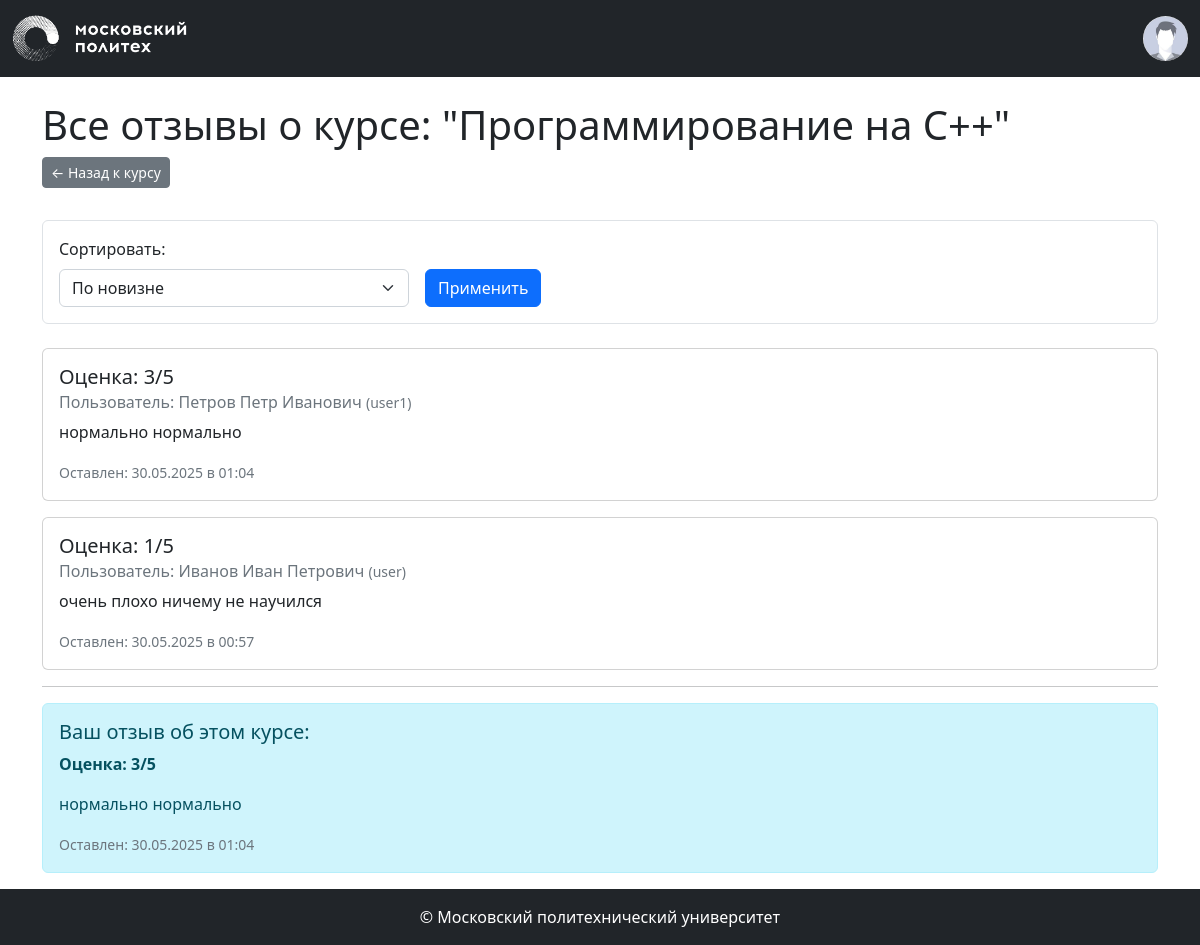
Page /courses/2/reviews (signed in) on the committed database.
### models.py (models this page shows, shortened)
class Base(DeclarativeBase):
  metadata = MetaData(naming_convention={
        "ix": 'ix_%(column_0_label)s',
        "uq": "uq_%(table_name)s_%(column_0_name)s",
        "ck": "ck_%(table_name)s_%(constraint_name)s",
        "fk": "fk_%(table_name)s_%(column_0_name)s_%(referred_table_name)s",
        "pk": "pk_%(table_name)s"
    })

class Course(Base):
    __tablename__ = 'courses'
    id: Mapped[int] = mapped_column(primary_key=True)
    name: Mapped[str] = mapped_column(String(100))
    short_desc: Mapped[str] = mapped_column(Text)
    full_desc: Mapped[str] = mapped_column(Text)
    rating_sum: Mapped[int] = mapped_column(default=0)
    rating_num: Mapped[int] = mapped_column(default=0)
    category_id: Mapped[int] = mapped_column(ForeignKey("categories.id"))
    author_id: Mapped[int] = mapped_column(ForeignKey("users.id"))
    background_image_id: Mapped[str] = mapped_column(ForeignKey("images.id"))
    created_at: Mapped[datetime] = mapped_column(default=datetime.now)
    author: Mapped["User"] = relationship()
    category: Mapped["Category"] = relationship(lazy=False)
    bg_image: Mapped["Image"] = relationship()
    reviews: Mapped[List["Review"]] = relationship(back_populates="course", cascade="all, delete-orphan", lazy='dynamic')

class Review(Base):
    __tablename__ = 'reviews'
    id: Mapped[int] = mapped_column(Integer, primary_key=True)
    rating: Mapped[int] = mapped_column(Integer, nullable=False)
    text: Mapped[str] = mapped_column(Text, nullable=False)
    created_at: Mapped[datetime] = mapped_column(DateTime, default=datetime.now)
    course_id: Mapped[int] = mapped_column(ForeignKey("courses.id"), nullable=False)
    user_id: Mapped[int] = mapped_column(ForeignKey("users.id"), nullable=False)
    course: Mapped["Course"] = relationship(back_populates="reviews")
    user: Mapped["User"] = relationship(back_populates="reviews_written")

class User(Base, UserMixin):
    __tablename__ = 'users'
    id: Mapped[int] = mapped_column(primary_key=True)
    first_name: Mapped[str] = mapped_column(String(100))
    last_name: Mapped[str] = mapped_column(String(100))
    middle_name: Mapped[Optional[str]] = mapped_column(String(100))
    login: Mapped[str] = mapped_column(String(100), unique=True)
    password_hash: Mapped[str] = mapped_column(String(200))
    created_at: Mapped[datetime] = mapped_column(default=datetime.now)
    reviews_written: Mapped[List["Review"]] = relationship(back_populates="user", cascade="all, delete-orphan")
    @property
    def full_name(self):
        return ' '.join([self.last_name, self.first_name, self.middle_name or ''])

### courses.py (the view)
@bp.route('/<int:course_id>/reviews')
def all_reviews(course_id):
    course = db.get_or_404(Course, course_id)
    page = request.args.get('page', 1, type=int)
    sort_by = request.args.get('sort_by', 'newest')  # newest, positive, negative
    reviews_query = course.reviews
    if sort_by == 'positive':
        reviews_query = reviews_query.order_by(Review.rating.desc(), Review.created_at.desc())
    elif sort_by == 'negative':
        reviews_query = reviews_query.order_by(Review.rating.asc(), Review.created_at.desc())
    else:  # newest (default)
        reviews_query = reviews_query.order_by(Review.created_at.desc())
    pagination_obj = db.paginate(reviews_query, page=page, per_page=5, error_out=False)
    reviews_list = pagination_obj.items
    current_user_review_on_course = None
    if current_user.is_authenticated:
        current_user_review_on_course = course.reviews.filter_by(user_id=current_user.id).first()
    return render_template('courses/all_reviews.html',
                           course=course,
                           reviews=reviews_list,
                           pagination=pagination_obj,
                           sort_by=sort_by,
                           current_user_review=current_user_review_on_course)

### auth.py (called while the page is built)
def load_user(user_id):
    user = db.session.execute(db.select(User).filter_by(id=user_id)).scalar()
    return user

### templates/courses/all_reviews.html (shortened to what this page needs)
{% extends "base.html" %}
{% block content %}
<div class="container mt-4">
    <h1>Все отзывы о курсе: "{{ course.name }}"</h1>
    <p><a href="{{ url_for('courses.show', course_id=course.id) }}" class="btn btn-sm btn-secondary mb-3">← Назад к курсу</a></p>
    <form method="GET" action="{{ url_for('courses.all_reviews', course_id=course.id) }}" class="mb-4 p-3 border rounded">
        <div class="row g-3 align-items-end">
            <div class="col-md-4">
                <label for="sort_by" class="form-label">Сортировать:</label>
                <select name="sort_by" id="sort_by" class="form-select">
                    <option value="newest" {% if sort_by == 'newest' %}selected{% endif %}>По новизне</option>
                </select>
            </div>
            <div class="col-md-auto">
                <button type="submit" class="btn btn-primary">Применить</button>
            </div>
        </div>
    </form>
    {% if reviews %}
        {% for review in reviews %}
        <div class="card mb-3">
            <div class="card-body">
                <h5 class="card-title">Оценка: {{ review.rating }}/5</h5>
                <h6 class="card-subtitle mb-2 text-muted">
                    Пользователь: {{ review.user.full_name }}
                    <small>({{ review.user.login }})</small>
                </h6>
                <p class="card-text">{{ review.text | safe }}</p>
                <p class="card-text"><small class="text-muted">Оставлен: {{ review.created_at.strftime('%d.%m.%Y в %H:%M') }}</small></p>
            </div>
        </div>
        {% endfor %}
    {% else %}
        <p class="text-center">Пока нет отзывов для этого курса.</p>
    {% endif %}
    <hr>
    {% include 'courses/_review_form.html' %}
</div>
{% endblock %}

### templates/courses/_review_form.html (shortened to what this page needs)
{% if current_user.is_authenticated %}
    {% if current_user_review %}
        <div class="alert alert-info">
            <h5>Ваш отзыв об этом курсе:</h5>
            <p><strong>Оценка: {{ current_user_review.rating }}/5</strong></p>
            <p>{{ current_user_review.text | safe }}</p>
            <small class="text-muted">Оставлен: {{ current_user_review.created_at.strftime('%d.%m.%Y в %H:%M') }}</small>
        </div>
    {% endif %}
{% else %}
    <p class="alert alert-warning">
        <a href="{{ url_for('auth.login', next=request.url) }}">Войдите в систему</a>, чтобы оставить отзыв.
    </p>
{% endif %}

### rows in the picture
Course: name "Программирование на С++"
Review: rating "3", user.full_name "Петров Петр Иванович", user.login "user1", text "нормально нормально", created_at "30.05.2025 в 01:04"
Review: rating "1", user.full_name "Иванов Иван Петрович", user.login "user", text "очень плохо ничему не научился", created_at "30.05.2025 в 00:57"
